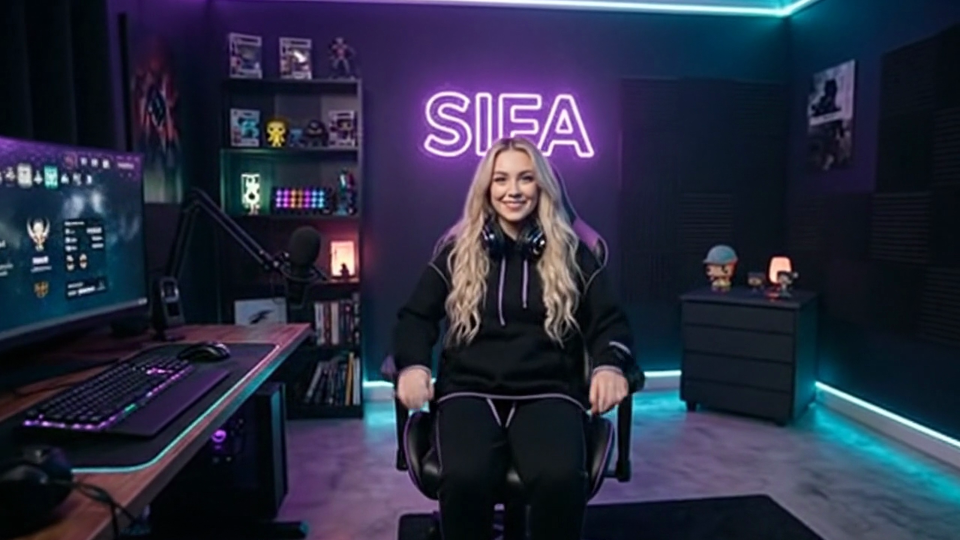
#> input picture character/sifa-intro/ai/shot1_last_1080.png, 1920 x 1080 px (shown at 1/2 size)
$ python -i sifa_gestures.py   (imports and definitions only)
#> lines starting #> are read from the running program, lines starting #| are printed output that depends on the picture
#!/usr/bin/env python3
"""Hand gestures for the living Sifa facecam, from the Google Flow (Veo 3.1) clips in ai/gestures/.

  python3 sifa_gestures.py            -> prepares every clip found: build/v2/gest_<kind>.mp4 (+ a contact sheet)

Every Flow clip starts and ends on her rest pose (shot1_last_1080.png as start and end frame), but Veo adds a slow
camera move, so each frame is registered back onto the reference photo (SIFT on the room, Sifa masked out), cropped
to the same 700x640 facecam box as cut_rgb.png and colour-matched to it. Only the gesture itself is kept: the span
where her hands move away from rest.

face_track() then builds a section's facecam: the LivePortrait head-motion loop, with a gesture crossfaded in at
every time gestures.json plans for that section, so between gestures she is always the calm, nodding Sifa.
render_v2.py lip-syncs that track and cuts her out (the per-frame matte follows the hands during gestures).
"""
import json
import subprocess
import sys
from pathlib import Path

import numpy as np

import sifa_motion

HERE = Path(__file__).resolve().parent
ROOT = HERE.parent
BUILD = HERE / "build" / "v2"
CLIPS = ROOT / "ai" / "gestures"
REF = ROOT / "ai" / "shot1_last_1080.png"
BOX = (680, 150, 1380, 790)     # facecam crop in the 1920x1080 reference (same as cut_rgb.png)
FPS = sifa_motion.FPS
FADE = 6                        # crossfade frames in and out of a gesture
# gesture span (seconds) picked by eye from each clip's contact sheet; clips not listed use _gesture_span()
SPANS = {"flow_yes.mp4": (1.7, 4.4)}
# [1 line that did not run here, left out]
# gesture -> Flow clips that can play it (the first one that exists is used, the rest add variety)
KINDS = {
    "yes": ["flow_yes.mp4", "yes.mp4", "yes2.mp4"],
    "palm": ["palm.mp4", "palm2.mp4"],
    "count": ["count.mp4", "count2.mp4"],
    "point": ["point.mp4"],
    "both": ["both.mp4"],
}


def run(cmd):
    subprocess.run(cmd, check=True)


def _register(frames):
    """Similarity transform of every (1280x720 or 1920x1080) frame onto the reference, smoothed over time."""
    import cv2
    ref = cv2.imread(str(REF), cv2.IMREAD_GRAYSCALE)
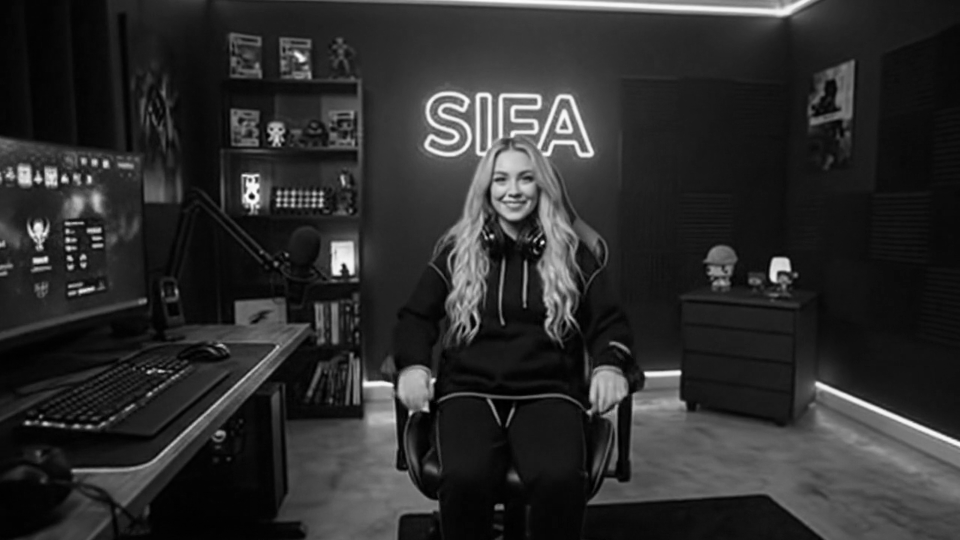
#> ref: shape (1080, 1920) (shown at 1/2 size); min 0, max 254, mean 44.7
    mask = np.full(ref.shape, 255, np.uint8)
    mask[200:, 760:1300] = 0                       # Sifa moves; only the room is used to register
    sift = cv2.SIFT_create(4000)
    kr, dr = sift.detectAndCompute(ref, mask)
#> kr = 1380 keypoints; strongest (x, y, size): (503, 393, 7.3), (686, 513, 41), (1559, 530, 24.9), (129, 358, 8.6)
    bf = cv2.BFMatcher()
    params = []
    for f in frames:
        g = cv2.resize(cv2.cvtColor(f, cv2.COLOR_RGB2GRAY), (1920, 1080), interpolation=cv2.INTER_CUBIC)
        kf, df = sift.detectAndCompute(g, mask)
        good = [a for a, b in bf.knnMatch(df, dr, k=2) if a.distance < 0.75 * b.distance]
        src = np.float32([kf[m.queryIdx].pt for m in good])
        dst = np.float32([kr[m.trainIdx].pt for m in good])
        M, _ = cv2.estimateAffinePartial2D(src, dst, ransacReprojThreshold=4)
        params.append([np.hypot(M[0, 0], M[1, 0]), np.arctan2(M[1, 0], M[0, 0]), M[0, 2], M[1, 2]])
#> this loop made 1 pass
#> after the loop, params = []
    p = np.array(params)
    k = np.ones(5) / 5                            # Veo's camera move is smooth; this removes match jitter
    p = np.stack([np.convolve(np.pad(c, 2, mode="edge"), k, "valid") for c in p.T], 1)
    return [np.array([[s * np.cos(a), -s * np.sin(a), tx], [s * np.sin(a), s * np.cos(a), ty]]) for s, a, tx, ty in p]


# [108 lines left out: functions _colour_match, _gesture_span, prepare, available, face_track, not called in this run]


# [3 lines not run here, left out]

>>> import cv2
>>> picture = cv2.cvtColor(cv2.imread('../ai/shot1_last_1080.png'), cv2.COLOR_BGR2RGB)
#> (the run stopped early here; a loop or call above may not have finished)
